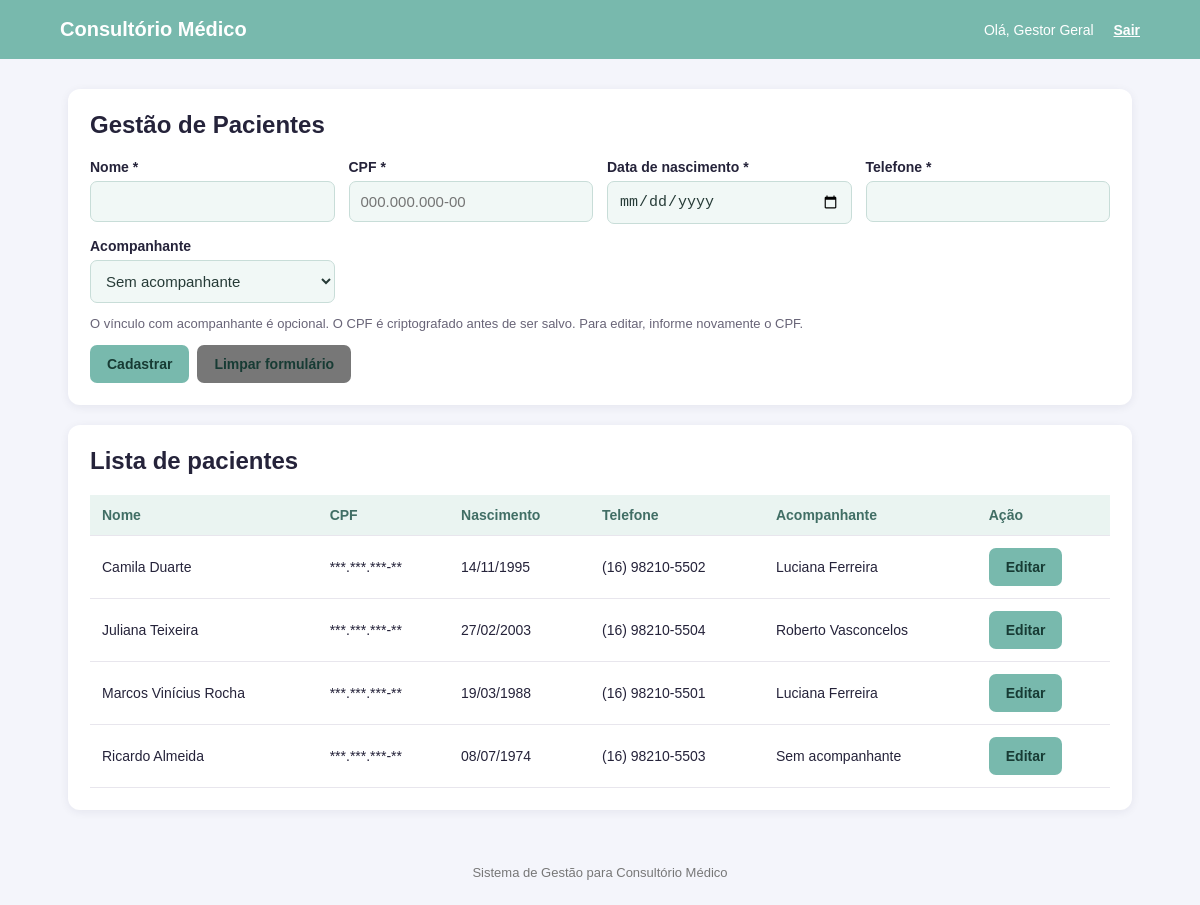
The app's page /pacientes.php (signed in) with its own data.
### tables this page shows
CREATE TABLE pacientes (
    id INT UNSIGNED AUTO_INCREMENT PRIMARY KEY,
    nome VARCHAR(100) NOT NULL,
    cpf_criptografado VARCHAR(255) NOT NULL,
    data_nascimento DATE NOT NULL,
    telefone VARCHAR(20) NOT NULL,
    acompanhante_id INT UNSIGNED NULL,
    CONSTRAINT fk_paciente_acompanhante FOREIGN KEY (acompanhante_id)
        REFERENCES acompanhantes(id)
        ON UPDATE CASCADE
        ON DELETE SET NULL
);

CREATE TABLE acompanhantes (
    id INT UNSIGNED AUTO_INCREMENT PRIMARY KEY,
    nome VARCHAR(100) NOT NULL,
    cpf_criptografado VARCHAR(255) NOT NULL,
    telefone VARCHAR(20) NOT NULL
);

### includes/functions.php (called while the page is built, shortened)
<?php
function e(?string $value): string {
    return htmlspecialchars((string)$value, ENT_QUOTES | ENT_SUBSTITUTE, 'UTF-8');
}
function masked_cpf(?string $encrypted): string {
    return '***.***.***-**';
}

### pacientes.php (the view, shortened to what this page needs)
<?php
require_once __DIR__ . '/includes/auth.php';
$edit = null;
$rows = $pdo->query('SELECT p.id,p.nome,p.cpf_criptografado,p.data_nascimento,p.telefone,a.nome AS acompanhante
 FROM pacientes p LEFT JOIN acompanhantes a ON a.id=p.acompanhante_id ORDER BY p.nome')->fetchAll();
require __DIR__ . '/includes/header.php';
?>
<section class="panel">
    <h1>Gestão de Pacientes</h1>
    <form method="post">
        <div class="form-grid">
            <div><label>Nome *</label><input name="nome" required value="<?= e($edit['nome'] ?? '') ?>"></div>
            <div><label>CPF *</label><input name="cpf" required inputmode="numeric" maxlength="14"
                    placeholder="000.000.000-00"></div>
            <div><label>Data de nascimento *</label><input type="date" name="data_nascimento" required
                    value="<?= e($edit['data_nascimento'] ?? '') ?>"></div>
            <div><label>Telefone *</label><input name="telefone" required value="<?= e($edit['telefone'] ?? '') ?>">
            </div>
            <div><label>Acompanhante</label><select name="acompanhante_id">
                    <option value="">Sem acompanhante</option>
                </select></div>
        </div>
        <p class="muted">O vínculo com acompanhante é opcional. O CPF é criptografado antes de ser salvo. Para editar,
            informe novamente o CPF.</p>
        <div class="actions"><button type="submit"><?= $edit ? 'Salvar alterações' : 'Cadastrar' ?></button><a
                class="btn secondary" href="pacientes.php">Limpar formulário</a></div>
    </form>
</section>
<section class="panel">
    <h2>Lista de pacientes</h2>
    <div class="table-wrap">
        <table>
            <thead>
                <tr>
                    <th>Nome</th>
                    <th>CPF</th>
                    <th>Nascimento</th>
                    <th>Telefone</th>
                    <th>Acompanhante</th>
                    <th>Ação</th>
                </tr>
            </thead>
            <tbody>
                <?php foreach ($rows as $r): ?>
                    <tr>
                        <td><?= e($r['nome']) ?></td>
                        <td><?= e(masked_cpf($r['cpf_criptografado'])) ?></td>
                        <td><?= e(date('d/m/Y', strtotime($r['data_nascimento']))) ?></td>
                        <td><?= e($r['telefone']) ?></td>
                        <td><?= e($r['acompanhante'] ?? 'Sem acompanhante') ?></td>
                        <td><a class="btn" href="pacientes.php?editar=<?= (int) $r['id'] ?>">Editar</a></td>
                    </tr><?php endforeach; ?>
            </tbody>
        </table>
    </div>
</section>
<?php require __DIR__ . '/includes/footer.php'; ?>

### assets/style.css (style rules this page uses)
* { box-sizing: border-box }
body { margin: 0; background: #f4f5fb; color: #25233a; font-family: Arial, Helvetica, sans-serif }
.panel, .card { background: #fff; border-radius: 12px; padding: 22px; margin-bottom: 20px; box-shadow: 0 2px 10px #21164a12 }
.panel h1, .panel h2 { margin-top: 0 }
.form-grid { display: grid; grid-template-columns: repeat(auto-fit, minmax(210px, 1fr)); gap: 14px }
label { display: block; font-weight: bold; font-size: 14px; margin-bottom: 6px }
input, select { width: 100%; padding: 11px; border: 1px solid #c8ddd8; border-radius: 7px; font-size: 15px; background: #f1f8f6; color: #263b37 }
button, .btn { border: 0; border-radius: 7px; background: #78b9ad; color: #173b34; padding: 11px 17px; cursor: pointer; text-decoration: none; display: inline-block; font-size: 14px; font-weight: bold }
.btn.secondary { background: #777 }
.actions { display: flex; gap: 8px; flex-wrap: wrap; margin-top: 14px }
.table-wrap { overflow-x: auto }
table { width: 100%; border-collapse: collapse; background: #fff }
th, td { text-align: left; padding: 12px; border-bottom: 1px solid #e8e6ed; font-size: 14px }
th { background: #eaf4f1; color: #416e65 }
.muted { color: #686477; font-size: 13px }

### records on screen
pacientes: nome "Camila Duarte", cpf_criptografado "***.***.***-**", data_nascimento "14/11/1995", telefone "(16) 98210-5502", acompanhante.nome "Luciana Ferreira"
pacientes: nome "Juliana Teixeira", cpf_criptografado "***.***.***-**", data_nascimento "27/02/2003", telefone "(16) 98210-5504", acompanhante.nome "Roberto Vasconcelos"
pacientes: nome "Marcos Vinícius Rocha", cpf_criptografado "***.***.***-**", data_nascimento "19/03/1988", telefone "(16) 98210-5501", acompanhante.nome "Luciana Ferreira"
pacientes: nome "Ricardo Almeida", cpf_criptografado "***.***.***-**", data_nascimento "08/07/1974", telefone "(16) 98210-5503", acompanhante "Sem acompanhante"

### other values on screen
current_user_name() "Gestor Geral"
